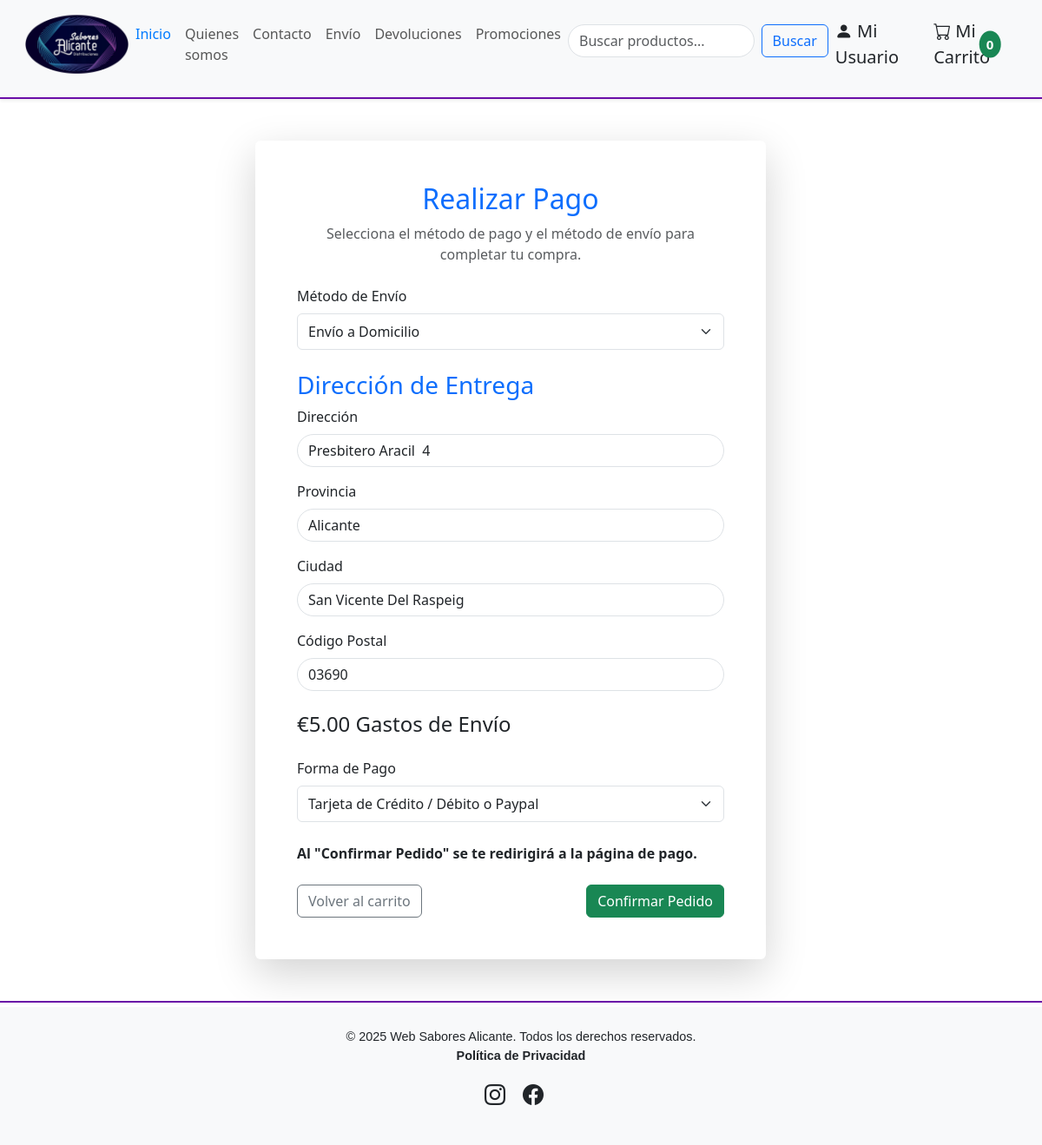
The app's page /pago.php (signed in) with its own data.
### tables this page shows
CREATE TABLE `usuarios` (
  `id` int(11) NOT NULL,
  `clave` varchar(255) NOT NULL,
  `dni` varchar(9) NOT NULL,
  `nombre` varchar(50) NOT NULL,
  `apellidos` varchar(125) NOT NULL,
  `direccion` varchar(255) NOT NULL,
  `localidad` varchar(50) NOT NULL,
  `provincia` varchar(50) NOT NULL,
  `cp` char(5) NOT NULL,
  `telefono` varchar(15) NOT NULL,
  `email` varchar(125) NOT NULL,
  `rol` enum('Usuario','Empleado','Administrador','Contable') NOT NULL DEFAULT 'Usuario',
  `activo` tinyint(1) NOT NULL DEFAULT 1
);

### htdocs/gestores/gestor_usuarios.php (called while the page is built, shortened)
<?php
class Usuario
{
    private $direccion;
    private $localidad;
    private $provincia;
    private $cp;
    public function __construct($id, $clave, $dni, $nombre, $apellidos, $direccion, $localidad, $provincia, $cp, $telefono, $email, $rol, $activo)
    {
        $this->direccion = $direccion;
        $this->localidad = $localidad;
        $this->provincia = $provincia;
        $this->cp = $cp;
    }
    public function getDireccion()
    {
        return $this->direccion;
    }
    public function getLocalidad()
    {
        return $this->localidad;
    }
    public function getProvincia()
    {
        return $this->provincia;
    }
    public function getCp()
    {
        return $this->cp;
    }
}
class GestorUsuarios
{
    private $pdo;
    public function __construct($pdo)
    {
        $this->pdo = $pdo;
    }
    public function obtener_usuario_por_id($id)
    {
        $query = "SELECT * FROM usuarios WHERE id = :id";
        try {
            $stmt = $this->pdo->prepare($query);
            $stmt->execute([':id' => $id]);
            $usuario = $stmt->fetch(PDO::FETCH_OBJ);
            if ($usuario !== false) {
                return new Usuario(
                    $usuario->id,
                    $usuario->clave,
                    $usuario->dni,
                    $usuario->nombre,
                    $usuario->apellidos,
                    $usuario->direccion,
                    $usuario->localidad,
                    $usuario->provincia,
                    $usuario->cp,
                    $usuario->telefono,
                    $usuario->email,
                    $usuario->rol,
                    $usuario->activo
                );
            }
            return null;
        } catch (PDOException $e) {
            throw new Exception('Error al obtener el usuario: ' . $e->getMessage());
        }
    }
}

### htdocs/pago.php (the view, shortened to what this page needs)
<?php
include_once 'config/conectar_db.php';
include_once 'gestores/gestor_usuarios.php';
$pdo = conectar_db();
$gestorUsuarios = new GestorUsuarios($pdo);
$ID_usuario = $_SESSION['id'];
if (isset($ID_usuario)) {
    $usuarioDetalles = $gestorUsuarios->obtener_usuario_por_id($ID_usuario);
} else {
    header('Location: login.php');
    exit();
}
?>
<?php include_once "includes/header.php"; ?>
<div class="container-fluid min-vh-100 bg-transparent justify-content-center align-items-center py-5">
    <div class="row w-100 justify-content-center">
        <main class="col-md-8 col-lg-6 bg-white p-5 rounded shadow-lg">
            <div class="text-center mb-4">
                <h2 class="text-primary font-weight-bold">Realizar Pago</h2>
                <p class="text-muted">Selecciona el método de pago y el método de envío para completar tu compra.</p>
            </div>
            <form id="formulario-pago" action="vendor/checkout.php" method="POST">
                <div class="mb-4">
                    <label for="metodo-envio" class="form-label">Método de Envío</label>
                    <select id="metodo-envio" name="metodo_envio" class="form-select form-control-lg" required>
                        <option value="envio_domicilio">Envío a Domicilio</option>
                    </select>
                </div>
                <div id="envio_domicilio" class="mb-4">
                    <div class="mb-4">
                        <h3 class="text-primary">Dirección de Entrega</h3>
                        <div class="mb-3">
                            <label for="direccion" class="form-label">Dirección</label>
                            <input type="text" class="form-control" id="direccion" name="direccion" value="<?php echo htmlspecialchars($usuarioDetalles->getDireccion()); ?>" required>
                        </div>
                        <div class="mb-3">
                            <label for="provincia" class="form-label">Provincia</label>
                            <input type="text" class="form-control" id="provincia" name="provincia" value="<?php echo htmlspecialchars($usuarioDetalles->getProvincia()); ?>" required>
                        </div>
                        <div class="mb-3">
                            <label for="localidad" class="form-label">Ciudad</label>
                            <input type="text" class="form-control" id="localidad" name="localidad" value="<?php echo htmlspecialchars($usuarioDetalles->getLocalidad()); ?>" required>
                        </div>
                        <div class="mb-3">
                            <label for="cp" class="form-label">Código Postal</label>
                            <input type="text" class="form-control" id="cp" name="cp" value="<?php echo htmlspecialchars($usuarioDetalles->getCp()); ?>" required>
                        </div>
                    </div>
                    <h4><span id="precio-envio">€5.00</span> Gastos de Envío</h4>
                </div>
                <div class="mb-4">
                    <label for="forma-pago" class="form-label">Forma de Pago</label>
                    <select id="forma-pago" name="forma_pago" class="form-select form-control-lg" required>
                        <option value="tarjeta">Tarjeta de Crédito / Débito o Paypal</option>
                    </select>
                </div>
                <div id="tarjeta-info" class="mb-4" style="display: none;">
                    <strong>Al "Confirmar Pedido" se te redirigirá a la página de pago.</strong>
                </div>
                <div class="d-flex justify-content-between mt-4">
                    <a href="carrito.php" class="btn btn-outline-secondary">Volver al carrito</a>
                    <button type="submit" class="btn btn-success" id="btn-confirmar-pago">Confirmar Pedido</button>
                </div>
            </form>
        </main>
    </div>
</div>
<?php include_once "includes/footer.php"; ?>

### htdocs/estilos/styles.css (style rules this page uses)
body { font-family: 'Roboto', sans-serif; background-color: #f8f9fa; display: flex; flex-direction: column; min-height: 100vh; margin: 0; }
form .form-control { border-radius: 20px; box-shadow: none; }
form button { border-radius: 20px; padding: 10px 20px; }

### records on screen
usuarios: direccion "Presbitero Aracil 4", provincia "Alicante", localidad "San Vicente Del Raspeig", cp "03690"

### other values on screen
$total_articulos "0"
